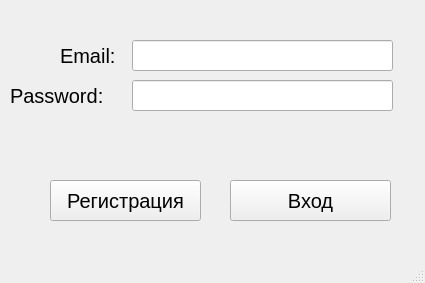
<?xml version="1.0" encoding="UTF-8"?>
<ui version="4.0">
 <class>login_window</class>
 <widget class="QMainWindow" name="login_window">
  <property name="geometry">
   <rect>
    <x>0</x>
    <y>0</y>
    <width>425</width>
    <height>283</height>
   </rect>
  </property>
  <property name="windowTitle">
   <string>MainWindow</string>
  </property>
  <widget class="QWidget" name="centralwidget">
   <widget class="QLineEdit" name="login_lineEdit">
    <property name="geometry">
     <rect>
      <x>132</x>
      <y>40</y>
      <width>261</width>
      <height>31</height>
     </rect>
    </property>
    <property name="font">
     <font>
      <pointsize>15</pointsize>
     </font>
    </property>
   </widget>
   <widget class="QLineEdit" name="password_lineEdit">
    <property name="geometry">
     <rect>
      <x>132</x>
      <y>80</y>
      <width>261</width>
      <height>31</height>
     </rect>
    </property>
    <property name="font">
     <font>
      <pointsize>15</pointsize>
     </font>
    </property>
   </widget>
   <widget class="QLabel" name="label">
    <property name="geometry">
     <rect>
      <x>60</x>
      <y>40</y>
      <width>71</width>
      <height>31</height>
     </rect>
    </property>
    <property name="font">
     <font>
      <pointsize>15</pointsize>
     </font>
    </property>
    <property name="text">
     <string>Email:</string>
    </property>
   </widget>
   <widget class="QLabel" name="label_2">
    <property name="geometry">
     <rect>
      <x>10</x>
      <y>80</y>
      <width>111</width>
      <height>31</height>
     </rect>
    </property>
    <property name="font">
     <font>
      <pointsize>15</pointsize>
     </font>
    </property>
    <property name="layoutDirection">
     <enum>Qt::LeftToRight</enum>
    </property>
    <property name="text">
     <string>Password:</string>
    </property>
   </widget>
   <widget class="QPushButton" name="registration_button">
    <property name="geometry">
     <rect>
      <x>50</x>
      <y>180</y>
      <width>151</width>
      <height>41</height>
     </rect>
    </property>
    <property name="font">
     <font>
      <pointsize>15</pointsize>
     </font>
    </property>
    <property name="text">
     <string>Регистрация</string>
    </property>
   </widget>
   <widget class="QPushButton" name="login_button">
    <property name="geometry">
     <rect>
      <x>230</x>
      <y>180</y>
      <width>161</width>
      <height>41</height>
     </rect>
    </property>
    <property name="font">
     <font>
      <pointsize>15</pointsize>
     </font>
    </property>
    <property name="text">
     <string>Вход</string>
    </property>
   </widget>
  </widget>
  <widget class="QMenuBar" name="menubar">
   <property name="geometry">
    <rect>
     <x>0</x>
     <y>0</y>
     <width>425</width>
     <height>26</height>
    </rect>
   </property>
  </widget>
  <widget class="QStatusBar" name="statusbar"/>
 </widget>
 <resources/>
 <connections/>
</ui>
